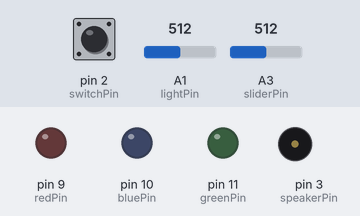
Simulated run of this sketch. Board: Arduino Uno, built with avr-gcc and run on an emulated ATmega328P. Parts: output pins drawn as LEDs (lit = HIGH), buzzer (waves = sounding). The inputs (shaded band) are chosen by the test bench; at power-on: pin 2 (switchPin) LOW, A1 (lightPin) = 512, A3 (sliderPin) = 512.

Above: at 1.2 s.
1.3 s: pin 2 (switchPin) pulled HIGH for 0.15 s
At 1.7 s:
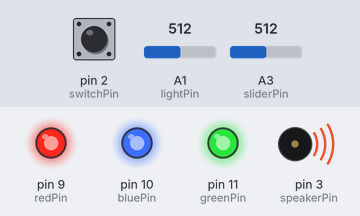
3.3 s: pin 2 (switchPin) pulled HIGH for 3.2 s
At 8.0 s:
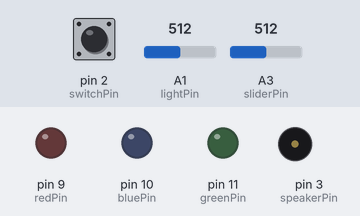
Timing chart, 0 to 9.5 s (numbered marks = the images above; inputs shaded):
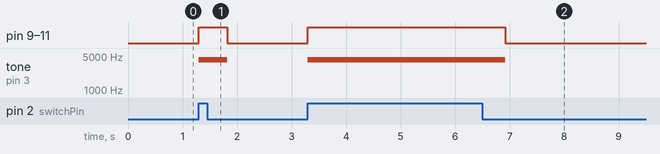

The sketch:

Sandbox_14_OptoTheremin.ino
```cpp
// Sandbox 14: Opto-Theremin (Add-on)

/* In this experiment we’ll attach a speaker to the Sandbox, and turn it into a
   musical instrument! By using the light sensor to control our speaker’s pitch,
   we can create a light-controlled theremin - a non-contact, electronic musical
   instrument.

   By precisely modulating a pin, the Digital Sandbox can create electronic
   waves which, when routed through a loudspeaker, can produce a musical tone.
   We can program the Sandbox to control two characteristics of musical tone:
   pitch and duration.

   This experiment introduces the tone() function, which can be used to play a
   specific tone out of a speaker attached to a pin.

   You'll also quickly discover the noTone() function, which you'll want to call
   before your ears start bleeding.
*/


// Let's create global variables to reference the pins of our in's and out's:
const int speakerPin = 3;	// The speaker is connected to 3
const int switchPin = 2;	// switch is connected to pin 2
const int sliderPin = A3;	// slider pot is connected to A3
const int lightPin = A1;	// light sensor is connected to A1
const int redPin = 9;		// Red LED is connected to pin 9
const int bluePin = 10;		// Blue LED is connected to pin 10
const int greenPin = 11;	// Green LED is connected to pin 11

void setup()
{
	// Set up our sensors (switch, slider, light) as INPUTs:
	pinMode(lightPin, INPUT);
	pinMode(switchPin, INPUT);
	pinMode(sliderPin, INPUT);

	// Set up our speaker and LEDs as OUTPUTs:
	pinMode(speakerPin, OUTPUT);
	pinMode(redPin, OUTPUT);
	pinMode(greenPin, OUTPUT);
	pinMode(bluePin, OUTPUT);
}

void loop()
{
	if (digitalRead(switchPin)) // If the switch is in the "1" position:
	{
		digitalWrite(redPin, HIGH);		// Turn on the red LED
		digitalWrite(bluePin, HIGH);	// Turn on the blue LED
		digitalWrite(greenPin, HIGH);	// Turn on the green LED

		int light = analogRead(lightPin);	// Read in the light sensor
		// Convert the light sensor reading to a pitch frequency we can hear.
		// We can use the map function to convert a value from one range of
		// values to another, proportionally. This example maps light from
		// 0-60 to a proportional value between 440 and 880:
		int pitch = map(light, 0, 60, 440, 880);

		// The tone function plays a pitch on a pin connected to a speaker.
		// In this case, we play the pitch we just calculated on the speakerPin
		// -defined pin.
		tone(speakerPin, pitch);
		// Once we call tone, that pitch will play until commanded to stop, or
		// a new pitch is defined. Let's delay for a short time, then run back
		// through and play another pitch.
		delay(5 + analogRead(sliderPin));
	}
	else	// Otherwise the switch is in the "0" poisition.
	{
		// noTone stops all sound coming out of the defined pin.
		noTone(speakerPin);			// Silence!
		digitalWrite(redPin, LOW);	// Turn red LED off
		digitalWrite(bluePin, LOW);	// Turn blue LED off
		digitalWrite(greenPin, LOW);// Turn green LED off
	}
}
```

Measured:
- after the input at 1.3 s, pin 9 (redPin), pin 10 (bluePin), pin 11 (greenPin): LOW → HIGH at once, → LOW 0.52 s later; tone on pin 3 (speakerPin): silent → 4194 Hz at once, → silent 0.52 s later
- after the input at 3.3 s, pin 9 (redPin), pin 10 (bluePin), pin 11 (greenPin): LOW → HIGH at once, → LOW 3.6 s later; tone on pin 3 (speakerPin): silent → 4194 Hz at once, → silent 3.6 s later
